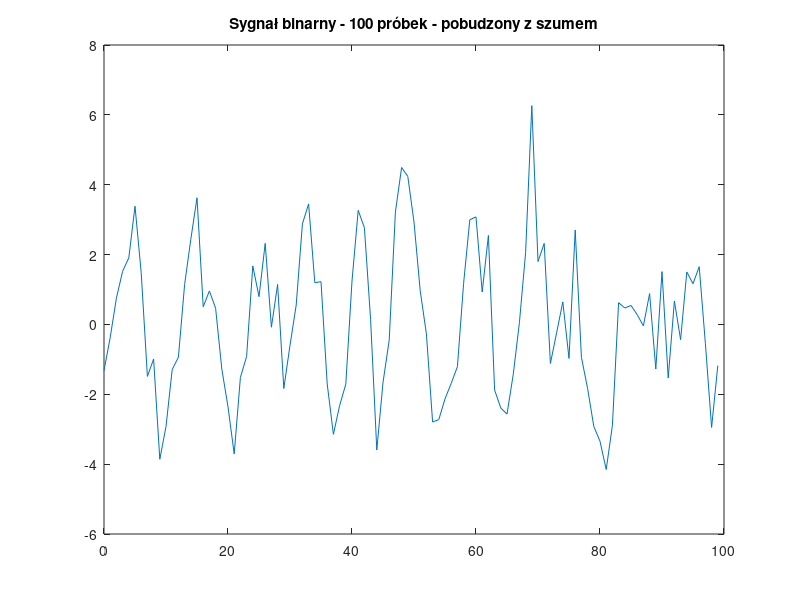
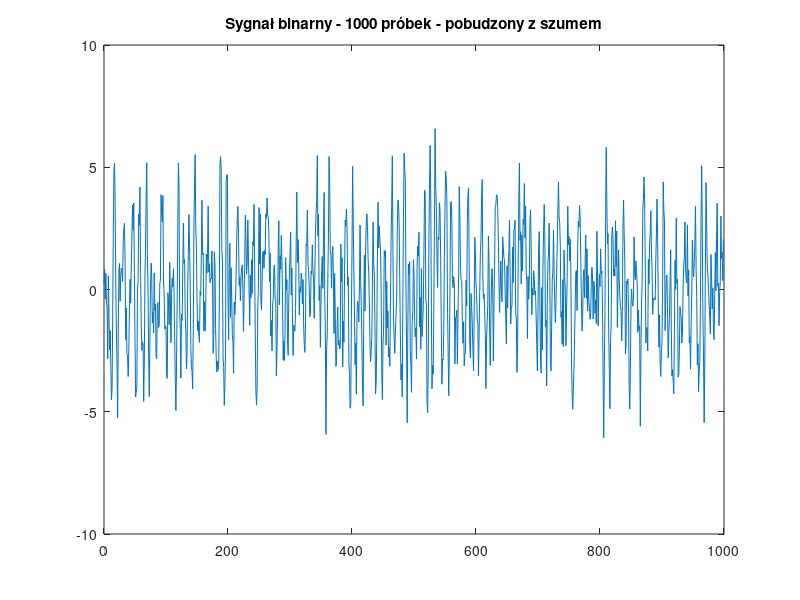
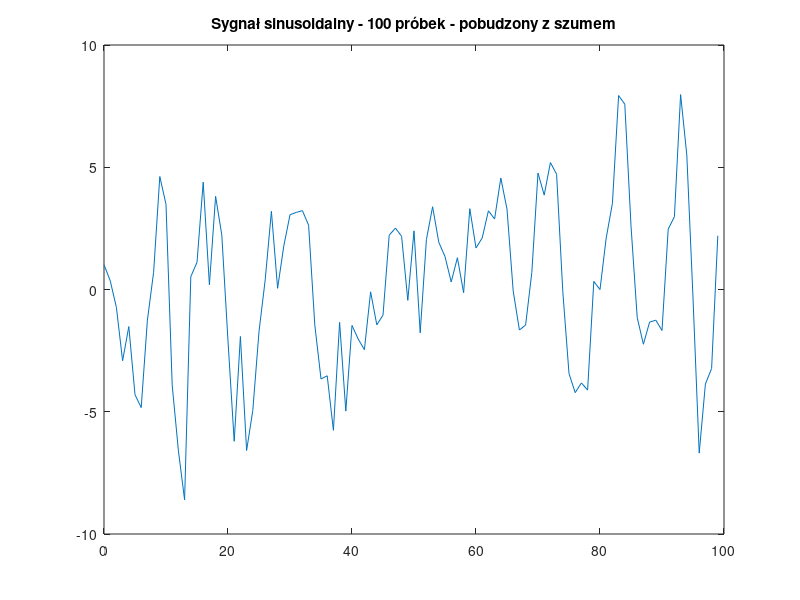
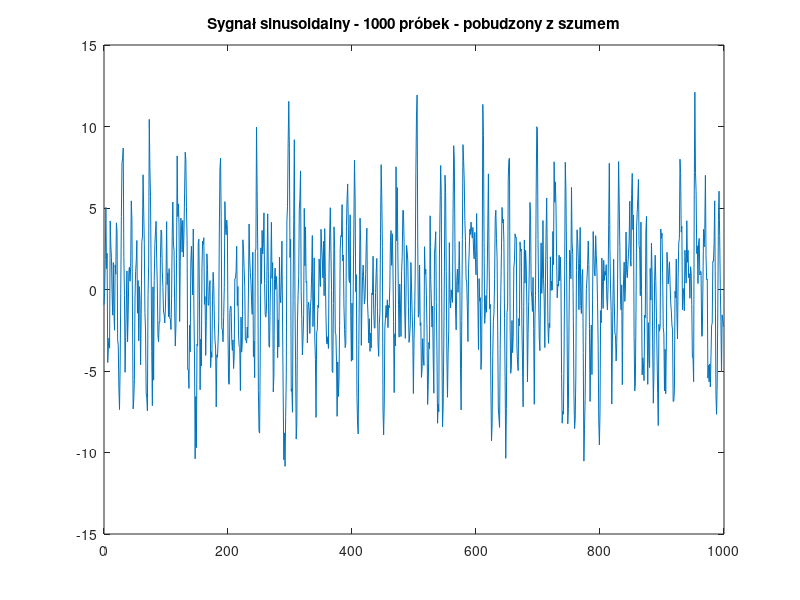

Source code (MATLAB) for these figures, in order: (Note: this script raises an error after producing the figures.)

%zadanie1 
clc 
close all 
A=2;
x1 = rand(1,100)*2-1; 
x2 = rand(1,1000)*2-1; 
sig100= A*(x1>=0) -A*(x1<0); 
sig1000= A*(x2>=0) -A*(x2<0); 
czest = rand(1, 6) * pi; % Częstotliwości z przedziału [0, pi] 
faza1 = 2* pi * rand( 6 , 100 ); % Fazowe przesunięcia z przedziału [0, 2pi] 
faza2 = 2* pi * rand( 6 , 1000 );
t1 = linspace(0,10,100);
t2=linspace(0,100,1000);
s11 = A* sin(0.1 * pi * t1 + faza1( 1 , : ) ) ;
s21 = A* sin(0.2 * pi * t1 + faza1( 2 , : ) ) ;
s31 = A* sin(0.3 * pi * t1 + faza1( 3 , : ) ) ;
s41 = A* sin(0.4 * pi * t1 + faza1( 4 , : ) ) ;
s51 = A* sin(0.5 * pi * t1 + faza1( 5 , : ) ) ;
s61 = A* sin(0.6 * pi * t1 + faza1( 6 , : ) ) ;
s12 = A* sin( 0.1 * pi * t2 + faza2 ( 1 , : ) ) ;
s22 = A* sin( 0.2 * pi * t2 + faza2 ( 2 , : ) ) ;
s32 = A* sin( 0.3 * pi * t2 + faza2 ( 3 , : ) ) ;
s42 = A* sin( 0.4 * pi * t2 + faza2 ( 4 , : ) ) ;
s52 = A* sin( 0.5 * pi * t2 + faza2 ( 5 , : ) ) ;
s62 = A* sin( 0.6 * pi * t2 + faza2 ( 6 , : ) ) ;
sigsin100 = s11 + s21 + s31 + s41 + s51 + s61; 
sigsin1000 = s12 + s22 + s32 + s42 + s52 + s62 ;
x100 = 0:length(sig100)-1; 
x1000 = 0:length(sig1000)-1; 
figure(1) 
plot(x100,sig100); 
title('Sygnał binarny - 100 próbek') 
figure(2) 
plot(x1000,sig1000); 
title('Sygnał binarny - 1000 próbek'); 
figure(3) 
plot(x100,sigsin100); 
title('Sygnał sinusoidalny - 100 próbek'); 
figure(4) 
plot(x1000,sigsin1000) 
title('Sygnał sinusoidalny - 1000 próbek'); 
save('pobudzenie'); 
%zadanie2 
clc 
close all
%load('pobudzenie.mat'); 
%load('pomiaryZnanyObiekt.mat') 
num = [0 0 0 0.6 0.15];
dem = [1 -0.7 -0.1 0.45];
M=600;
impuls = [1, zeros(1, M - 1)];
wzorzec=filter(num, dem, impuls);
yb100 = filter(num,dem,sig100);
yb1000 = filter(num,dem,sig1000);
ysin100 = filter(num,dem,sigsin100);
ysin1000 = filter(num,dem,sigsin1000);
figure(1) 
noiseb100 = yb100+randn(size(yb100)) * sqrt(0.1 * var(yb100)); 
plot(x100, noiseb100); 
title('Sygnał binarny - 100 próbek - pobudzony z szumem') 
figure(2) 
noiseb1000 = yb1000+randn(size(yb1000)) * sqrt(0.1 * var(yb1000)); 
plot(x1000,noiseb1000);
title('Sygnał binarny - 1000 próbek - pobudzony z szumem') 
figure(4)
noisesin1000 = ysin1000+randn(size(ysin1000)) * sqrt(0.1 * var(ysin1000)); 
plot(x1000, noisesin1000); 
title('Sygnał sinusoidalny - 1000 próbek - pobudzony z szumem')
figure(3) 
noisesin100 = ysin100+randn(size(ysin100)) * sqrt(0.1 * var(ysin100)); 
plot(x100,noisesin100); 
title('Sygnał sinusoidalny - 100 próbek - pobudzony z szumem')
% Liczba identyfikowanych elementów odpowiedzi impulsowej
M = 20 ;
UB_100 = toeplitz(sig100, [sig100(1), zeros(1, M - 1)]);
UB_1000 = toeplitz(sig1000, [sig1000(1), zeros(1, M - 1)]);
US_100 = toeplitz(sigsin100, [sigsin100(1), zeros(1, M - 1)]);
US_1000 = toeplitz(sigsin1000, [sigsin1000(1), zeros(1, M - 1)]);
% metoda LS
h_LS_bin100 = (UB_100' * UB_100) \ (UB_100' * noiseb100');
h_LS_bin1000 = (UB_1000' * UB_1000) \ (UB_1000' * noiseb1000');
h_LS_sin100 = (US_100' * US_100) \ (US_100' * noisesin100');
h_LS_sin1000 = (US_1000' * US_1000) \ (US_1000' * noisesin1000');
% Identyfikacja korelacyjna
h_corr_bin100 = identyfikacja_korelacyjna(noiseb100, sig100, M);
h_corr_bin1000 = identyfikacja_korelacyjna(noiseb1000, sig1000, M);
h_corr_sin100 = identyfikacja_korelacyjna(noisesin100, sigsin100, M);
h_corr_sin1000 = identyfikacja_korelacyjna(noisesin1000, sigsin1000, M);
% Obliczanie MSE w stosunku do sygnałów wzorcowych
mse_bin100_LS = calculateMSE(h_LS_bin100, yb100(1:M));
mse_bin100_CORR = calculateMSE(h_corr_bin100, wzorzec(1:M));
mse_bin1000_LS = calculateMSE(h_LS_bin1000, yb1000(1:M));
mse_bin1000_CORR = calculateMSE(h_corr_bin1000, wzorzec(1:M));
mse_sin100_LS = calculateMSE(h_LS_sin100, ysin100(1:M));
mse_sin100_CORR = calculateMSE(h_corr_sin100, wzorzec(1:M));
mse_sin1000_LS = calculateMSE(h_LS_sin1000, ysin1000(1:M));
mse_sin1000_CORR = calculateMSE(h_corr_sin1000, wzorzec(1:M));
% Wyświetlanie MSE
disp('MSE dla poszczególnych przypadków:');
disp(['Binarny 100 próbek (LS): ', num2str(mse_bin100_LS)]);
disp(['Binarny 100 próbek (Korelacja): ', num2str(mse_bin100_CORR)]);
disp(['Binarny 1000 próbek (LS): ', num2str(mse_bin1000_LS)]);
disp(['Binarny 1000 próbek (Korelacja): ', num2str(mse_bin1000_CORR)]);
disp(['Sinusoidalny 100 próbek (LS): ', num2str(mse_sin100_LS)]);
disp(['Sinusoidalny 100 próbek (Korelacja): ', num2str(mse_sin100_CORR)]);
disp(['Sinusoidalny 1000 próbek (LS): ', num2str(mse_sin1000_LS)]);
disp(['Sinusoidalny 1000 próbek (Korelacja): ', num2str(mse_sin1000_CORR)]);
% Rysowanie wykresów porównawczych
x_axis = 0:M-1;
figure;
subplot(2, 2, 1);
stem(x_axis, h_LS_bin100, 'b', 'DisplayName', 'LS'); hold on;
stem(x_axis, wzorzec(1:M), 'k', 'DisplayName', 'Wzorzec'); hold on;
stem(x_axis, h_corr_bin100, 'r', 'DisplayName', 'Korelacja');
xlim([0 M]);
title('Sygnał binarny - 100 próbek');
ylabel('Amplituda');
xlabel('Numer próbki');
legend;
subplot(2, 2, 2);
stem(x_axis, h_LS_bin1000, 'b', 'DisplayName', 'LS'); hold on;
stem(x_axis, wzorzec(1:M), 'k', 'DisplayName', 'Wzorzec'); hold on;
stem(x_axis, h_corr_bin1000, 'r', 'DisplayName', 'Korelacja');
xlim([0 M]);
title('Sygnał binarny - 1000 próbek');
ylabel('Amplituda');
xlabel('Numer próbki');
legend;
subplot(2, 2, 3);
stem(x_axis, h_LS_sin100, 'b', 'DisplayName', 'LS'); hold on;
stem(x_axis, wzorzec(1:M), 'k', 'DisplayName', 'Wzorzec'); hold on;
stem(x_axis, h_corr_sin100, 'r', 'DisplayName', 'Korelacja');
xlim([0 M]);
title('Sygnał sinusoidalny - 100 próbek');
ylabel('Amplituda');
xlabel('Numer próbki');
legend;
subplot(2, 2, 4);
stem(x_axis, h_LS_sin1000, 'b', 'DisplayName', 'LS'); hold on;
stem(x_axis, wzorzec(1:M), 'k', 'DisplayName', 'Wzorzec'); hold on;
stem(x_axis, h_corr_sin1000, 'r', 'DisplayName', 'Korelacja');
xlim([0 M]);
title('Sygnał sinusoidalny - 1000 próbek');
ylabel('Amplituda');
xlabel('Numer próbki');
legend;
% Funkcja do obliczania MSE
function mse = calculateMSE(h, ref)
 if length(h) ~= length(ref)
 error('Wektory muszą mieć tę samą długość.');
 end
 mse = mean((ref - h).^2);
end
% Funkcja identyfikacji korelacyjnej
function h = identyfikacja_korelacyjna(Y, U, M)
 [Ryu, lags] = xcorr(Y, U, 'unbiased');
 [Ruu, ~] = xcorr(U, U, 'unbiased');
 Ruu_matrix = toeplitz(Ruu(length(U):length(U)+M-1));
 Ryu_vector = Ryu(length(U):length(U)+M-1)';
 h = Ruu_matrix \ Ryu_vector; 
end
% Zadanie 4
% Obiekt
K = 3; 
T = 2; 
L = 3; 
% odpowiedź skokowa
t = 0:0.1:50;
y = K * (1 - exp(-(t-L)/T)) .* (t >= L);
% Kwantyzacja 
y_q = round(((y + 5) / 10) * 255);
y_q = (y_q / 255) * 10 - 5;
% Rysowanie odpowiedzi skokowej
figure;
plot(t, y_q, 'b', 'DisplayName', 'Odpowiedź skokowa kwantyzowana'); hold on;
plot(t, y, 'g--', 'DisplayName', 'Oryginalna odpowiedź skokowa');
title('Odpowiedź skokowa systemu pierwszego rzędu z opóźnieniem');
xlabel('Czas');
ylabel('Odpowiedź');
grid on;
legend;
iter = 20000; % iteracje
zakres_param = [0, 5; % Zakresy
 0, 5; 
 0, 5]; 
naj_param = [rand() * (zakres_param(1, 2) - zakres_param(1, 1)) + zakres_param(1, 1), ...
 rand() * (zakres_param(2, 2) - zakres_param(2, 1)) + zakres_param(2, 1), ...
 rand() * (zakres_param(3, 2) - zakres_param(3, 1)) + zakres_param(3, 1)]; 
min_error = inf; 
krok_poczatkowy = 0.5; 
for i = 1:iter
 krok = krok_poczatkowy * (1 - i / iter);
 p = (rand(1, 3) - 0.5) * 2 * krok; 
 nowy_param = naj_param + p; 
 nowy_param = max(nowy_param, zakres_param(:, 1)'); % Dolna granica
 nowy_param = min(nowy_param, zakres_param(:, 2)'); % Górna granica
 y_sim = naszModel(t, nowy_param);
 y_sim_q = round(((y_sim + 5) / 10) * 255);
 y_sim_q = (y_sim_q / 255) * 10 - 5;
%błąd
 error = sum((y_q - y_sim_q).^2);
 if error < min_error
 min_error = error;
 naj_param = nowy_param;
 end
end
% Wyświetlenie najlepszych parametrów
disp('Najlepsze parametry (metoda losowa):');
disp(['K = ', num2str(naj_param(1))]);
disp(['T = ', num2str(naj_param(2))]);
disp(['L = ', num2str(naj_param(3))]);
disp(['Minimalny błąd = ', num2str(min_error)]);
% Rysowanie wyników
figure;
plot(t, y_q, 'b', 'DisplayName', 'Odpowiedź skokowa kwantyzowana'); hold on;
plot(t, naszModel(t, naj_param), 'r--', 'DisplayName', 'Odpowiedź modelu (estymowana)');
title('Porównanie odpowiedzi skokowej kwantyzowanej i modelu estymowanego');
legend;
grid on;
% metoda stycznej
[~, maxIdx] = max(diff(y) / 0.1); % maks nachylenie
styczna_nach = (y(maxIdx + 1) - y(maxIdx)) / (t(maxIdx + 1) - t(maxIdx)); 
styczna_row = styczna_nach * (t - t(maxIdx)) + y(maxIdx);
% parametry dla metody graficznej
K_graf = max(y);
T_graf = (K_graf / styczna_nach) + t(maxIdx) - L;
L_graf = t(maxIdx) - (y(maxIdx) / styczna_nach);
% Wyświetlenie parametrów 
disp('Najlepsze parametry (metoda graficzna):');
disp(['K = ', num2str(K_graf)]);
disp(['T = ', num2str(T_graf)]);
disp(['L = ', num2str(L_graf)]);
% Rysowanie – metoda graficzna
figure;
plot(t, y, 'b', 'DisplayName', 'Odpowiedź skokowa'); hold on;
plot(t, styczna_row, 'r--', 'DisplayName', 'Styczna');
title('Odpowiedź skokowa systemu z narysowaną styczną');
xlabel('Czas');
ylabel('Odpowiedź');
ylim([0 3]);
grid on;
legend;
% symulacja naszego układu
function y = naszModel(t, params)
 K = params(1);
 T = params(2);
 L = params(3);
 y = K * (1 - exp(-(t-L)/T)) .* (t >= L);
end